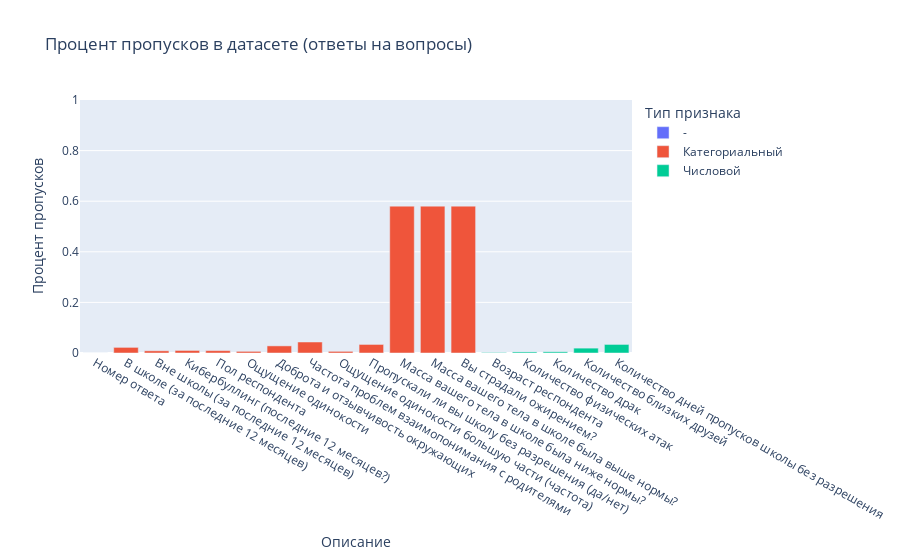

Notebook code for this chart:
### Code cell
def analyze(df=bullying_df):
    table_headers = ['Название столбца','Описание','Тип признака','Процент пропусков','Кол-во ункиальных значений']
    table = np.empty([5,len(df.columns)],dtype=np.dtype(object))
    table[0]= [col for col in tqdm(df.columns)]
    table[1]=df_features_ru_desc[0]
    table[2]=df_features_ru_desc[1]
    table[3]=[df[col].isna().sum()/df[col].notna().sum() for col in tqdm(df.columns)]
    table[4]=[df[col].nunique() for col in tqdm(df.columns)]

    table = table.transpose()
    print(tabulate(table,tablefmt='github',headers=table_headers))
    df_stats = pd.DataFrame(table,columns=table_headers)
    fig = px.bar(
        df_stats, 
        x="Описание", 
        y='Процент пропусков',
        color="Тип признака",
        title="Процент пропусков в датасете (ответы на вопросы)",
    )
    fig.update_yaxes(range=[0,1])
    fig.show()

analyze()

### Figure 1 — Plotly figure (JSON) as saved in the notebook; plotly's stock layout.template omitted (floating-point values rounded to 4 significant figures)
{"data": [{"alignmentgroup": "True", "hovertemplate": "Тип признака=-<br>Описание=%{x}<br>Процент пропусков=%{y}<extra></extra>", "legendgroup": "-", "marker": {"color": "#636efa", "pattern": {"shape": ""}}, "name": "-", "offsetgroup": "-", "orientation": "v", "showlegend": true, "textposition": "auto", "type": "bar", "x": ["Номер ответа"], "xaxis": "x", "y": [0], "yaxis": "y"}, {"alignmentgroup": "True", "hovertemplate": "Тип признака=Категориальный<br>Описание=%{x}<br>Процент пропусков=%{y}<extra></extra>", "legendgroup": "Категориальный", "marker": {"color": "#EF553B", "pattern": {"shape": ""}}, "name": "Категориальный", "offsetgroup": "Категориальный", "orientation": "v", "showlegend": true, "textposition": "auto", "type": "bar", "x": ["В школе (за последние 12 месяцев)", "Вне школы (за последние 12 месяцев)", "Кибербуллинг (последние 12 месяцев?)", "Пол респондента", "Ощущение одинокости", "Доброта и отзывчивость окружающих", "Частота проблем взаимопонимания с родителями", "Ощущение одинокости большую части (частота)", "Пропускали ли вы школу без разрешения (да/нет)", "Масса вашего тела в школе была ниже нормы?", "Масса вашего тела в школе была выше нормы?", "Вы страдали ожирением?"], "xaxis": "x", "y": [0.02223, 0.008656, 0.01012, 0.009496, 0.006465, 0.02813, 0.04346, 0.006465, 0.03382, 0.5805, 0.5805, 0.5805], "yaxis": "y"}, {"alignmentgroup": "True", "hovertemplate": "Тип признака=Числовой<br>Описание=%{x}<br>Процент пропусков=%{y}<extra></extra>", "legendgroup": "Числовой", "marker": {"color": "#00cc96", "pattern": {"shape": ""}}, "name": "Числовой", "offsetgroup": "Числовой", "orientation": "v", "showlegend": true, "textposition": "auto", "type": "bar", "x": ["Возраст респондента", "Количество физических атак", "Количество драк", "Количество близких друзей", "Количество дней пропусков школы без разрешения"], "xaxis": "x", "y": [0.001899, 0.00423, 0.004726, 0.01925, 0.03382], "yaxis": "y"}], "layout": {"barmode": "relative", "legend": {"title": {"text": "Тип признака"}, "tracegroupgap": 0}, "title": {"text": "Процент пропусков в датасете (ответы на вопросы)"}, "xaxis": {"anchor": "y", "domain": [0, 1], "title": {"text": "Описание"}}, "yaxis": {"anchor": "x", "domain": [0, 1], "range": [0, 1], "title": {"text": "Процент пропусков"}}}}
